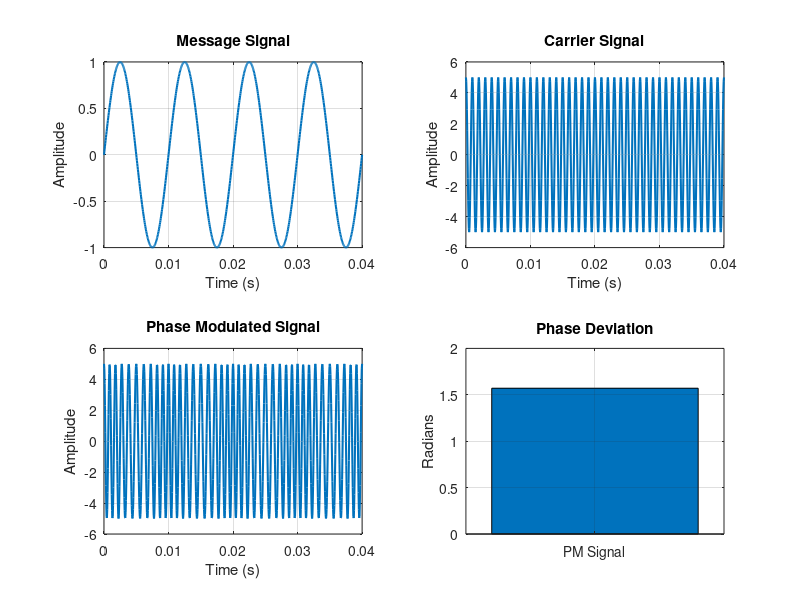

Recreate this plot in MATLAB.
clc; 
clear; 
close all; 
% Parameters 
Am = 1;       
fm = 100;     
Ac = 5;       
fc = 1000;    
fs = 20*fc;   
kp = pi/2;    
% Message Amplitude (V) 
% Message Frequency (Hz) 
% Carrier Amplitude (V) 
% Carrier Frequency (Hz) 
% Sampling Frequency (Hz) 
% Phase Sensitivity (rad/V) 
% Time Vector 
t = 0:1/fs:4/fm; 
% Message Signal 
m = Am*sin(2*pi*fm*t); 
% Carrier Signal 
c = Ac*cos(2*pi*fc*t); 
% Phase Modulated Signal 
pm = Ac*cos(2*pi*fc*t + kp*m); 
% Phase Deviation 
phase_dev = kp*Am; 
% PM Modulation Index 
mp = phase_dev; 
% Display Results 
fprintf('Message Amplitude = %.2f V\n',Am); 
fprintf('Message Frequency = %.0f Hz\n',fm); 
fprintf('Carrier Amplitude = %.2f V\n',Ac); 
fprintf('Carrier Frequency = %.0f Hz\n',fc); 
fprintf('Phase Sensitivity = %.2f rad/V\n',kp); 
fprintf('Phase Deviation = %.2f radians\n',phase_dev); 
fprintf('PM Modulation Index = %.2f\n',mp); 
% Plotting 
figure('Name','Phase Modulation and Phase Deviation',... 
    'NumberTitle','off'); 
subplot(2,2,1); 
plot(t,m,'LineWidth',1.5); 
title('Message Signal'); 
xlabel('Time (s)'); 
ylabel('Amplitude'); 
grid on; 
subplot(2,2,2); 
plot(t,c,'LineWidth',1.5); 
title('Carrier Signal'); 
xlabel('Time (s)'); 
ylabel('Amplitude'); 
grid on; 
subplot(2,2,3); 
plot(t,pm,'LineWidth',1.5); 
title('Phase Modulated Signal'); 
xlabel('Time (s)'); 
ylabel('Amplitude'); 
grid on; 
subplot(2,2,4); 
bar(phase_dev); 
title('Phase Deviation'); 
ylabel('Radians'); 
set(gca,'XTickLabel',{'PM Signal'}); 
grid on;
